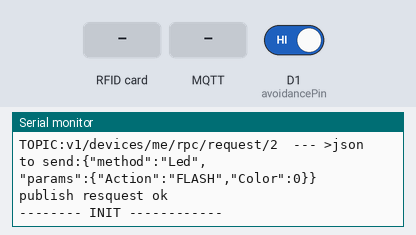
This sketch was run on a simulated ESP8266 (NodeMCU). Parts: the last lines printed to the serial monitor. The inputs (shaded band) are chosen by the test bench; at power-on: D1 (avoidancePin) HIGH. WiFi joins after 1.5 s; servers stay silent unless stated; no MQTT or app messages arrive unless stated.

Above: at 2.7 s.
2.8 s: D1 (avoidancePin) driven LOW
At 2.98 s:
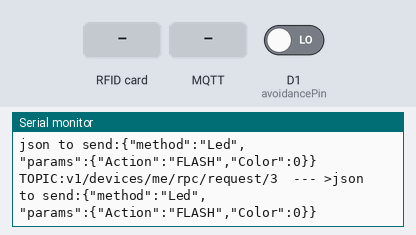
4.3 s: RFID card 5E 7A 19 C4 held to the reader
At 4.54 s:
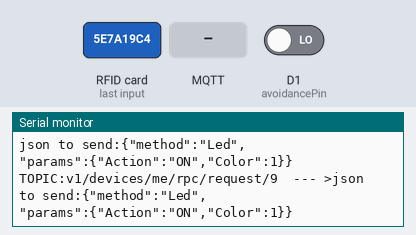
5.8 s: MQTT message "UserApr" arrives on the first subscribed topic
At 6.03 s:
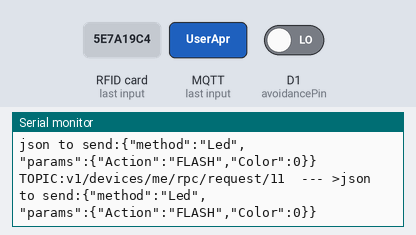
7.3 s: MQTT message "creditPointsToUser" arrives on the first subscribed topic
10.3 s: MQTT message "1" arrives on the first subscribed topic
13.3 s: MQTT message "on" arrives on the first subscribed topic
Timing chart, 0 to 16.0 s (numbered marks = the images above; inputs shaded):
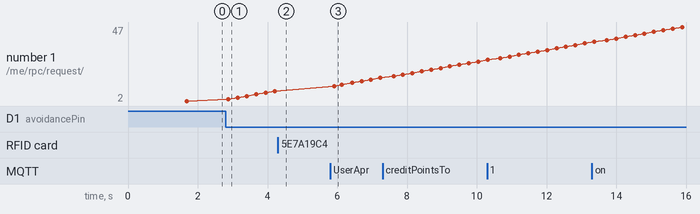

The sketch:

THBreadRFIDRGBLed.ino
```cpp
//Ejemplo adaptado de https://www.teachmemicro.com/arduino-rfid-rc522-tutorial/
// pin NodeMCU  en https://github.com/miguelbalboa/rfid o  https://www.instructables.com/id/MFRC522-RFID-Reader-Interfaced-With-NodeMCU/

#include <SPI.h>
#include <MFRC522.h>

// includes comunicación libs
#include <PubSubClient.h>
#include <ESP8266WiFi.h>
#include <ArduinoJson.h> // check if you are using versión 6

//***************MODIFICAR PARA SU PROYECTO *********************
//  configuración datos wifi
// descomentar el define y poner los valores de su red y de su dispositivo
#define WIFI_AP "wifiname"
#define WIFI_PASSWORD "wifipass"


//  configuración datos thingsboard
#define NODE_NAME "RFIDCLIENT"   //nombre que le pusieron al dispositivo cuando lo crearon
#define NODE_TOKEN "thbtoken"   //Token que genera Thingboard para dispositivo cuando lo crearon


//***************NO MODIFICAR *********************
char thingsboardServer[] = "demo.thingsboard.io";

/*definir topicos.
 * telemetry - use to send telemetry
 * request -  use to receive and send requests to server
 * attributes - to receive commands from server to device
 */
char telemetryTopic[] = "v1/devices/me/telemetry";
char requestTopic[] = "v1/devices/me/rpc/request/+";  //RPC - El Servidor usa este topico para enviar rquests, cliente response
char responseTopic[] = "v1/devices/me/rpc/response/+"; // RPC responce
char attributesTopic[] = "v1/devices/me/attributes";  //El Servidor usa este topico para enviar atributos


// declarar cliente Wifi y PubSus
WiFiClient wifiClient;
PubSubClient client(wifiClient);


//-------------------------------------------------------------
//RFID Reader Pins and setup
//-------------------------------------------------------------
#define SS_PIN D4
#define RST_PIN D3

MFRC522 rfid(SS_PIN, RST_PIN); // Instance of the class

MFRC522::MIFARE_Key key;

// Init array that will store new UID and String to store UID
byte nuidPICC[4];
char uidString[9]; // 4 x 2 chars for the 4 bytes + trailing '\0'

//-------------------------------------------------------------
// Avoidance sensor
//-------------------------------------------------------------
int avoidancePin = D1;


//-------------------------------------------------------------
//Led colors
const int RED  = 0;
const int BLUE  = 1;
const int GREEN  = 2;

//-------------------------------------------------------------

//-------------------------------------------------------------
// app logic state of userRead, userAuthenticated and bottleDetected
bool userAuthenticated = false;
bool userCredited = false;
int totalBottles = 0;
int userTotalBottles = 0;
enum cycleStatates {READ_FREE_BTLS, AUTH, WAIT_AUTH, READ_USER_BTLS, CREDITUSER, WAIT_CREDITUSER, INIT};
cycleStatates state = INIT;

//-------------------------------------------------------------
// THB request timer variables
//-------------------------------------------------------------
unsigned long lastSend;
int elapsedTime = 9000; // elapsed time request vs reply
int requestNumber =1;
bool serverRequestInProgress = false;

// App Logic
void setup() {
  Serial.begin(9600);

  // init wifi & pubsus callbacks
  Serial.println("init connection"),

  connectToWiFi();
  delay(10);

  client.setServer(thingsboardServer, 1883);
  client.setCallback(on_message);

  lastSend = 0; // variable to ctrl delays

  //RFID communication and initialization
  initRFIDReader();
  Serial.print("Init RFID ...");

  pinMode(avoidancePin, INPUT);

  Serial.print("STATE:");
  Serial.println(state);
}

void loop()
{
    if ( !client.connected() ) {
      reconnect();
      state = INIT;
      stopServerRequestTimer();
      }

    //Counting FREE Bottles, user not identified
    if (state == READ_FREE_BTLS) {

      if (checkBottleAndSend()) {
         requestToLedDevice(RED, "FLASH");
         state = READ_FREE_BTLS;
      }

      if (readRFIDCard() == 0) {
        Serial.println("Card detected");
        state = AUTH;
      }
    }

    //Card read - check user and wait for server
    if (state == AUTH ) {
          // call server for authentication
          requestToLedDevice(BLUE, "ON");
          requestUserAuthentication(uidString);
          state = WAIT_AUTH;
      }

    //Waiting for server auth
    if (state == WAIT_AUTH && isServerRequestTimerInProgress() == false) {
          // note: async userAuthenticated variable is set by the server response on methods called by on_message()
          if(userAuthenticated) {
            Serial.println("user ok");
            requestToLedDevice(BLUE, "FLASH");
            state = READ_USER_BTLS;
          }  else {
            Serial.println("user Not Auth");
            requestToLedDevice(RED, "FLASH");
            state = INIT;
            }

      }

    // User identified -> keep reading bottles until user passes card again
    if (state == READ_USER_BTLS) {
            // call server to set led

            if (checkBottleAndSend()) {
              Serial.println("bottle ok");

              userTotalBottles++;

              // flash to signal bottle ok
              requestToLedDevice(GREEN, "FLASH");
            }

            if (readRFIDCard() ==0) {
              Serial.println("Card detected");
              requestToLedDevice(BLUE, "ON");
              state = CREDITUSER;
            }

    }

    // Credit user on server
    if (state == CREDITUSER && isServerRequestTimerInProgress() == false) {
              requestCreditToUser(uidString);
              state = WAIT_CREDITUSER;
              requestToLedDevice(BLUE, "FLASH");
    }

    // wait for server
    if (state == WAIT_CREDITUSER && isServerRequestTimerInProgress() == false) {
              // note: async userCredited variable is set by the server response on methods called by on_message()
              if (userCredited) {
                Serial.println("user credited");
                 state = INIT;
              } else {
                Serial.println("user NOT credited");
                 state = INIT;
              }
    }

    if (state == INIT) {
       state = READ_FREE_BTLS;

       userTotalBottles = 0;
       userCredited = false;
       userAuthenticated = false;
       serverRequestInProgress = false;

       requestToLedDevice(RED, "FLASH");

       Serial.println("-------- INIT ------------");
    }

  // check for server timeout
  checkRequestInProgressTimeout();

  client.loop();

}

// server RPC Request only
void  requestToLedDevice(int ledColor, String action)
{
      const int capacity = JSON_OBJECT_SIZE(10);
      StaticJsonDocument<capacity> doc;
      doc["method"] = "Led";
      JsonObject obj = doc.createNestedObject("params");
      obj["Action"] = action;
      obj["Color"] = ledColor;


      String output = "";
      serializeJson(doc, output);

      Serial.print("json to send:");
      Serial.println(output);

     char attributes[100];
     output.toCharArray( attributes, 100 );

     requestNumber++;

      String requestTopic = String("v1/devices/me/rpc/request/") + String(requestNumber);

      Serial.print("TOPIC:");
      Serial.print(requestTopic);
      Serial.print("  --- >json to send:");
      Serial.println(output);

     if (client.publish(requestTopic.c_str() , attributes ) == true) {
        Serial.println("publish resquest ok");
      } else {
         Serial.println("publish request ERROR");
         stopServerRequestTimer();
      }
}

// server RPC Request only & Reply (see on_message)
void requestUserAuthentication(char *)
{
  if (isServerRequestTimerInProgress() == false) {
    startServerRequestTimer();

    const int capacity = JSON_OBJECT_SIZE(3);
    StaticJsonDocument<capacity> doc;
    doc["method"] = "checkUserID";
    doc["params"] = uidString;

    String output = "";
    serializeJson(doc, output);

    char attributes[100];
    output.toCharArray( attributes, 100 );

    requestNumber++;

    String requestTopic = String("v1/devices/me/rpc/request/") + String(requestNumber);

    Serial.print("TOPIC:");
    Serial.print(requestTopic);
    Serial.print("  --- >json to send:");
    Serial.println(output);

   if (client.publish(requestTopic.c_str() , attributes ) == true) {
      Serial.println("publish resquest ok");
    } else {
       Serial.println("publish request ERROR");
       stopServerRequestTimer();
    }
  }
}

// server RPC Request only & Reply (see on_message)
void requestCreditToUser(char *)
{
   if (isServerRequestTimerInProgress() == false) {
    startServerRequestTimer();

    const int capacity = JSON_OBJECT_SIZE(10);
    StaticJsonDocument<capacity> doc;
    doc["method"] = "creditPointsToUser";
    JsonObject obj = doc.createNestedObject("params");
    obj["user"] = uidString;
    obj["bottles"] = userTotalBottles;

    String output = "";
    serializeJson(doc, output);

    Serial.print("json to send:");
    Serial.println(output);

    char attributes[100];
    output.toCharArray( attributes, 100 );
    requestNumber++;

    String requestTopic = String("v1/devices/me/rpc/request/") + String(requestNumber);

    Serial.print("TOPIC:");
    Serial.print(requestTopic);
    Serial.print("  --- >json to send:");
    Serial.println(output);

   if (client.publish(requestTopic.c_str() , attributes ) == true) {
      Serial.println("publish resquest ok");
    } else {
      Serial.println("publish request ERROR");
      stopServerRequestTimer();
    }
   }
}


/*
 * Thingsboard methods
 */
void on_message(const char* topic, byte* payload, unsigned int length)
{
    // print received message
  Serial.println("On message");
  char message[length + 1];
  strncpy ( message, (char*)payload, length);
  message[length] = '\0';

  Serial.print("Topic: ");
  Serial.println(topic);
  Serial.print("Message: ");
  Serial.println( message);

  String topicStr = topic;
  String topicHead = topicStr.substring(0,strlen("v1/devices/me/rpc/response"));
  Serial.println(topicHead);

  // Check topic for attributes o request
  if (strcmp(topic, "v1/devices/me/attributes") ==0) { //es un cambio en atributos compartidos
    Serial.println("----> CAMBIO DE ATRIBUTOS");
    //processAttributeRequestCommand(message);
  } else if (strcmp(topicHead.c_str(), "v1/devices/me/rpc/response") == 0) {
    // request
    Serial.println("----> PROCESS REQUEST FROM SERVER");
    processRequest(message);
  }

  //message received stop timer
  stopServerRequestTimer();
}


// Process request
void processRequest(char *message)
{
  // Decode JSON request with ArduinoJson 6 https://arduinojson.org/v6/doc/deserialization/
  // Notar que a modo de ejemplo este mensaje se arma utilizando la librería ArduinoJson en lugar de desarmar el string a "mano"


  const int capacity = JSON_OBJECT_SIZE(4);
  StaticJsonDocument<capacity> doc;
  DeserializationError err = deserializeJson(doc, message);

  if (err) {
    Serial.print(("deserializeJson() failed with code "));
    Serial.println(err.c_str());

    return;
  }

  String methodName = doc["method"];
  if (methodName.equals("UserApr")) {
    bool authResponse = doc["params"];
    userAuthenticated = authResponse;

  } else if (methodName.equals("creditPointsToUser")) {
    bool creditResponse = doc["params"];
    userCredited = true;
  } else {
        userAuthenticated = true;
        userCredited = true;
  }
}

// start requestInProgress timer
void startServerRequestTimer()
{
    serverRequestInProgress = true;
    lastSend = millis();   //set timer
}

// stop requestInProgress timer
void stopServerRequestTimer()
{
    serverRequestInProgress = false;
}

// check requestInProgress timer status
bool isServerRequestTimerInProgress()
{
  return (serverRequestInProgress);
}

// check requestInProgress for timeout
void checkRequestInProgressTimeout()
{
  if ((millis() - lastSend > elapsedTime) && isServerRequestTimerInProgress() == true) { // Update and send only after 1 seconds
    Serial.println("-> Server RPC timeout");
    stopServerRequestTimer();
  }

}


/*
 *  Solution Sensor management functions
 *
 */


bool checkBottleAndSend()
{
    bool returnValue = false;

    if (detectBottle()) {
      returnValue = true;
      totalBottles++;

      const int capacity = JSON_OBJECT_SIZE(3);
      StaticJsonDocument<capacity> doc;
      doc["bottle"] = 1;

      String output = "";
      serializeJson(doc, output);

      Serial.print("json to send telemetry:");
      Serial.println(output);

      char attributes[100];
      output.toCharArray( attributes, 100 );

      if (client.publish(telemetryTopic, attributes ) == true) {
          Serial.println("publish ok telemetry");
        } else {
           Serial.println("publish ERROR");
        }
    }

    return returnValue;
}

//Check Avoidance sensor for bottle
bool detectBottle()
{
    return (digitalRead(avoidancePin) == LOW ? true: false);
}


/*
 * RFID Methods
 */
void initRFIDReader()
{
  Serial.println("RFID Reader Init start"),
  SPI.begin(); // Init SPI bus
  rfid.PCD_Init(); // Init MFRC522

  for (byte i = 0; i < 6; i++) {
    key.keyByte[i] = 0xFF;
  }

}

// read RFID Card
// return 0- ok - UID in nuidPICC
//         -1 - no reading
int readRFIDCard() {
    // Look for new cards
  if ( ! rfid.PICC_IsNewCardPresent()) {
      return -1;
  }


  // Verify if the NUID has been readed
  if ( ! rfid.PICC_ReadCardSerial()) {
      Serial.println("RFID Reader CARD ERROR 2");
      return -1;
  }


  // copy UID to nuidPICC
  for (byte i = 0; i < 4; i++) {
      nuidPICC[i] = rfid.uid.uidByte[i];
    }

  // convert UUId to String
   for (byte i = 0; i < 4; i++)
      storeHexRepresentation(&uidString[2 * i], nuidPICC[i]);

   rfid.PICC_HaltA();
   rfid.PCD_StopCrypto1();

   return 0;
}


// store on 2 char the Hex represnetation of byte v
// adds a trailing '\0'
// so b should point to an array with at least 3 bytes available to contain the representation
void storeHexRepresentation(char *b, const byte v)
{
  if (v <= 0xF) {
    *b = '0';
    b++;
  }
  itoa(v, b, 16); // http://www.cplusplus.com/reference/cstdlib/itoa/
}

//***************NO MODIFICAR - Conexion con Wifi y ThingsBoard *********************
/*
 * THB connection and topics subscription
 */
void reconnect() {
  int statusWifi = WL_IDLE_STATUS;

  // Loop until we're reconnected
  while (!client.connected()) {
    statusWifi = WiFi.status();
    connectToWiFi();

    Serial.print("Connecting to ThingsBoard node ...");
    // Attempt to connect (clientId, username, password)
    if ( client.connect(NODE_NAME, NODE_TOKEN, NULL) ) {
      Serial.println( "[DONE]" );

      // Suscribir al Topico de request
      client.subscribe(requestTopic);
      client.subscribe(attributesTopic);
      client.subscribe(responseTopic);
    } else {
      Serial.print( "[FAILED] [ rc = " );
      Serial.print( client.state() );
      Serial.println( " : retrying in 5 seconds]" );
      // Wait 5 seconds before retrying
      delay( 5000 );
    }
  }
}


/*
 *
 *  wifi connection
 */

void connectToWiFi()
{
  Serial.println("Connecting to WiFi ...");
  // attempt to connect to WiFi network

  WiFi.begin(WIFI_AP, WIFI_PASSWORD);
  while (WiFi.status() != WL_CONNECTED) {
    delay(500);
    Serial.print(".");
  }
  Serial.println("Connected to WiFi");
}
```

Measured:
- after the input at 2.8 s, the serial monitor: prints a new line at once (image 1)
- after the input at 4.3 s, the serial monitor: prints a new line after 0.05 s (image 2)
- after the input at 5.8 s, the serial monitor: prints a new line at once (image 3)
- plotted number 1: 2 → 8 after the input at 2.8 s, 8 → 16 after the input at 5.8 s
